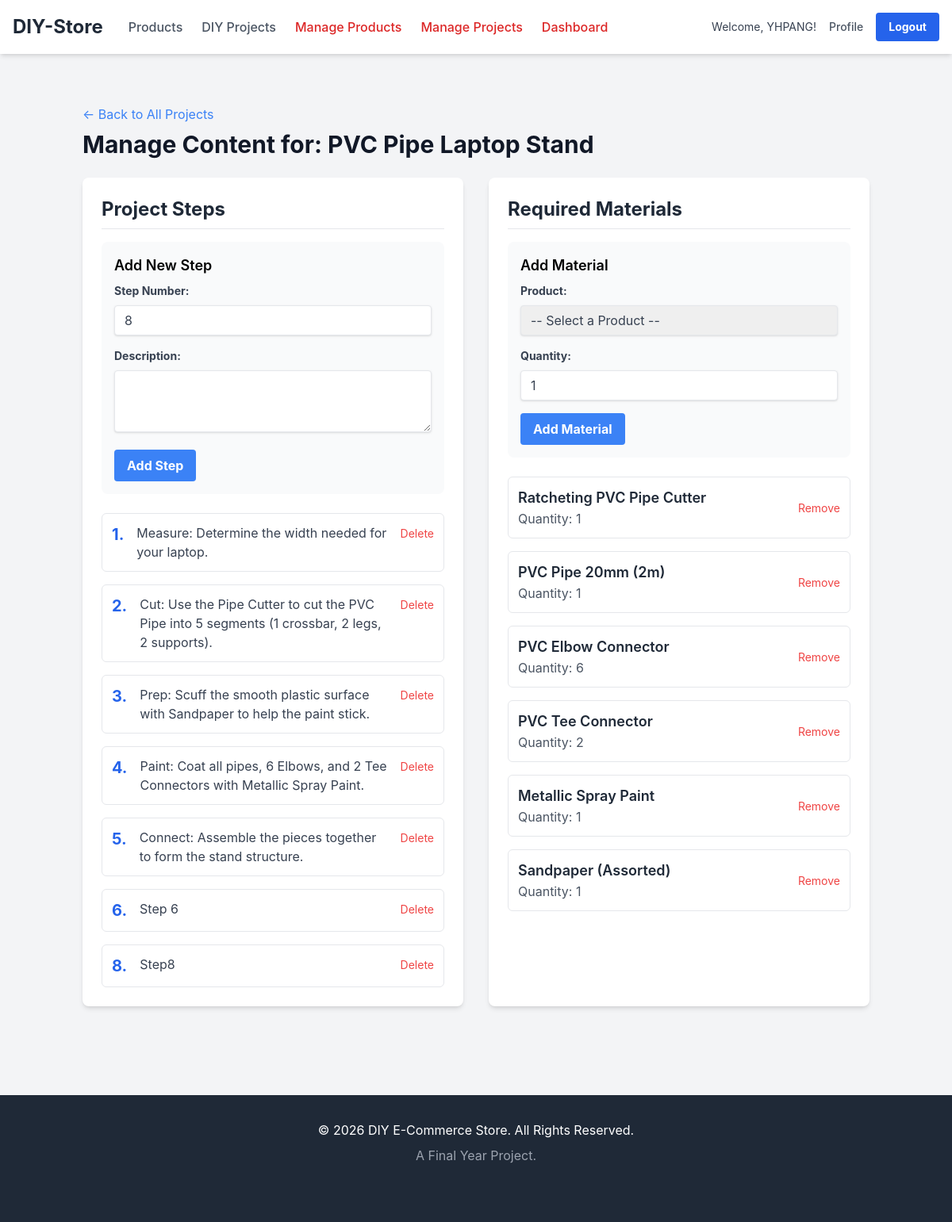
The app's page /admin/manage_project_content.php?id=4 (signed in) with its own data.
### tables this page shows
CREATE TABLE `project` (
  `project_id` int(11) NOT NULL,
  `project_name` varchar(150) NOT NULL,
  `project_image` varchar(255) DEFAULT NULL,
  `description` text DEFAULT NULL
);

CREATE TABLE `project_step` (
  `step_id` int(11) NOT NULL,
  `project_id` int(11) DEFAULT NULL,
  `step_number` int(11) NOT NULL,
  `step_description` text NOT NULL
);

CREATE TABLE `project_material` (
  `project_id` int(11) NOT NULL,
  `product_id` int(11) NOT NULL,
  `quantity` int(11) NOT NULL
);

CREATE TABLE `product` (
  `product_id` int(11) NOT NULL,
  `name` varchar(200) NOT NULL,
  `description` text DEFAULT NULL,
  `image` varchar(255) DEFAULT NULL,
  `price` decimal(10,2) NOT NULL,
  `stock_quantity` int(11) NOT NULL,
  `category_id` int(11) DEFAULT NULL,
  `status` enum('Available','Disabled') DEFAULT 'Available'
);

### _base.php (called while the page is built, shortened)
<?php
function get($key, $default = null) {
    return $_GET[$key] ?? $default;
}
function e($value) {
    return htmlspecialchars($value ?? '', ENT_QUOTES, 'UTF-8');
}
?>

### admin/manage_project_content.php (the view, shortened to what this page needs)
<?php
require_once '../_base.php';
$project_id = get('id');
$conn = db_connect();
$stmt = $conn->prepare("SELECT * FROM Project WHERE project_id = ?");
$stmt->bind_param("i", $project_id);
$stmt->execute();
$project = $stmt->get_result()->fetch_assoc();
$steps_result = $conn->query("SELECT * FROM Project_Step WHERE project_id = $project_id ORDER BY step_number ASC");
$steps = $steps_result->fetch_all(MYSQLI_ASSOC);
$sql_materials = "SELECT pm.*, p.name, p.price
                  FROM Project_Material pm
                  JOIN Product p ON pm.product_id = p.product_id
                  WHERE pm.project_id = $project_id";
$materials_result = $conn->query($sql_materials);
$materials = $materials_result->fetch_all(MYSQLI_ASSOC);
require_once '../_head.php';
?>
<div class="container mx-auto px-4 py-8">
    <a href="manage_projects.php" class="text-blue-500 hover:text-blue-700">&larr; Back to All Projects</a>
    <h1 class="text-3xl font-bold text-gray-900 mt-2 mb-6">Manage Content for: <?= e($project['project_name']) ?></h1>
    <div class="grid grid-cols-1 lg:grid-cols-2 gap-8">
        <div class="bg-white p-6 rounded-lg shadow-md">
            <h2 class="text-2xl font-bold text-gray-800 mb-4 border-b pb-2">Project Steps</h2>
            <form action="manage_project_content.php?id=<?= e($project_id) ?>" method="POST" class="mb-6 p-4 bg-gray-50 rounded-lg">
                <h3 class="text-lg font-semibold mb-2">Add New Step</h3>
                <div class="mb-4">
                    <label for="step_number" class="block text-gray-700 text-sm font-bold mb-2">Step Number:</label>
                    <input type="number" id="step_number" name="step_number" min="1" value="<?= count($steps) + 1 ?>"
                           class="shadow appearance-none border rounded w-full py-2 px-3 text-gray-700 leading-tight focus:outline-none focus:shadow-outline">
                </div>
                <div class="mb-4">
                    <label for="step_description" class="block text-gray-700 text-sm font-bold mb-2">Description:</label>
                    <textarea id="step_description" name="step_description" rows="3"
                              class="shadow appearance-none border rounded w-full py-2 px-3 text-gray-700 leading-tight focus:outline-none focus:shadow-outline" required></textarea>
                </div>
                <button type="submit" class="bg-blue-500 hover:bg-blue-700 text-white font-bold py-2 px-4 rounded focus:outline-none focus:shadow-outline">
                    Add Step
                </button>
            </form>
            <div class="space-y-4">
                <?php if (empty($steps)): ?>
                    <p class="text-gray-600">No steps added yet.</p>
                <?php else: ?>
                    <?php foreach ($steps as $step): ?>
                        <div class="flex items-start justify-between p-3 border rounded-md">
                            <div class="flex items-start">
                                <span class="text-xl font-bold text-blue-600 mr-4"><?= e($step['step_number']) ?>.</span>
                                <p class="text-gray-700"><?= nl2br(e($step['step_description'])) ?></p>
                            </div>
                            <form action="manage_project_content.php?id=<?= e($project_id) ?>" method="POST" class="ml-4 flex-shrink-0">
                                <button type="submit" class="text-red-500 hover:text-red-700 text-sm" onclick="return confirm('Are you sure you want to delete this step?');">
                                    Delete
                                </button>
                            </form>
                        </div>
                    <?php endforeach; ?>
                <?php endif; ?>
            </div>
        </div>
        <div class="bg-white p-6 rounded-lg shadow-md">
            <h2 class="text-2xl font-bold text-gray-800 mb-4 border-b pb-2">Required Materials</h2>
            <form action="manage_project_content.php?id=<?= e($project_id) ?>" method="POST" class="mb-6 p-4 bg-gray-50 rounded-lg">
                <h3 class="text-lg font-semibold mb-2">Add Material</h3>
                <div class="mb-4">
                    <label for="product_id" class="block text-gray-700 text-sm font-bold mb-2">Product:</label>
                    <select id="product_id" name="product_id" class="shadow appearance-none border rounded w-full py-2 px-3 text-gray-700 leading-tight focus:outline-none focus:shadow-outline" required>
                        <option value="">-- Select a Product --</option>
                    </select>
                </div>
                <div class="mb-4">
                    <label for="quantity" class="block text-gray-700 text-sm font-bold mb-2">Quantity:</label>
                    <input type="number" id="quantity" name="quantity" min="1" value="1"
                           class="shadow appearance-none border rounded w-full py-2 px-3 text-gray-700 leading-tight focus:outline-none focus:shadow-outline" required>
                </div>
                <button type="submit" class="bg-blue-500 hover:bg-blue-700 text-white font-bold py-2 px-4 rounded focus:outline-none focus:shadow-outline">
                    Add Material
                </button>
            </form>
            <div class="space-y-4">
                <?php if (empty($materials)): ?>
                    <p class="text-gray-600">No materials added yet.</p>
                <?php else: ?>
                    <?php foreach ($materials as $material): ?>
                        <div class="flex items-center justify-between p-3 border rounded-md">
                            <div>
                                <p class="text-lg font-semibold text-gray-800"><?= e($material['name']) ?></p>
                                <p class="text-gray-600">Quantity: <?= e($material['quantity']) ?></p>
                            </div>
                            <form action="manage_project_content.php?id=<?= e($project_id) ?>" method="POST" class="ml-4">
                                <button type="submit" class="text-red-500 hover:text-red-700 text-sm" onclick="return confirm('Are you sure you want to remove this material?');">
                                    Remove
                                </button>
                            </form>
                        </div>
                    <?php endforeach; ?>
                <?php endif; ?>
            </div>
        </div>
    </div>
</div>
<?php
require_once '../_foot.php';
?>

### records on screen
project: project_name "PVC Pipe Laptop Stand"
project_step: step_number "1", step_description "Measure: Determine the width needed for your laptop."
project_step: step_number "2", step_description "Cut: Use the Pipe Cutter to cut the PVC Pipe into 5 segments (1 crossbar, 2 legs, 2 supports)."
project_step: step_number "3", step_description "Prep: Scuff the smooth plastic surface with Sandpaper to help the paint stick."
project_step: step_number "4", step_description "Paint: Coat all pipes, 6 Elbows, and 2 Tee Connectors with Metallic Spray Paint."
project_step: step_number "5", step_description "Connect: Assemble the pieces together to form the stand structure."
project_step: step_number "6", step_description "Step 6"
project_step: step_number "8", step_description "Step8"
project_material: product.name "Ratcheting PVC Pipe Cutter", quantity "1"
project_material: product.name "PVC Pipe 20mm (2m)", quantity "1"
project_material: product.name "PVC Elbow Connector", quantity "6"
project_material: product.name "PVC Tee Connector", quantity "2"
project_material: product.name "Metallic Spray Paint", quantity "1"
project_material: product.name "Sandpaper (Assorted)", quantity "1"

### other values on screen
$_user->username "YHPANG"
